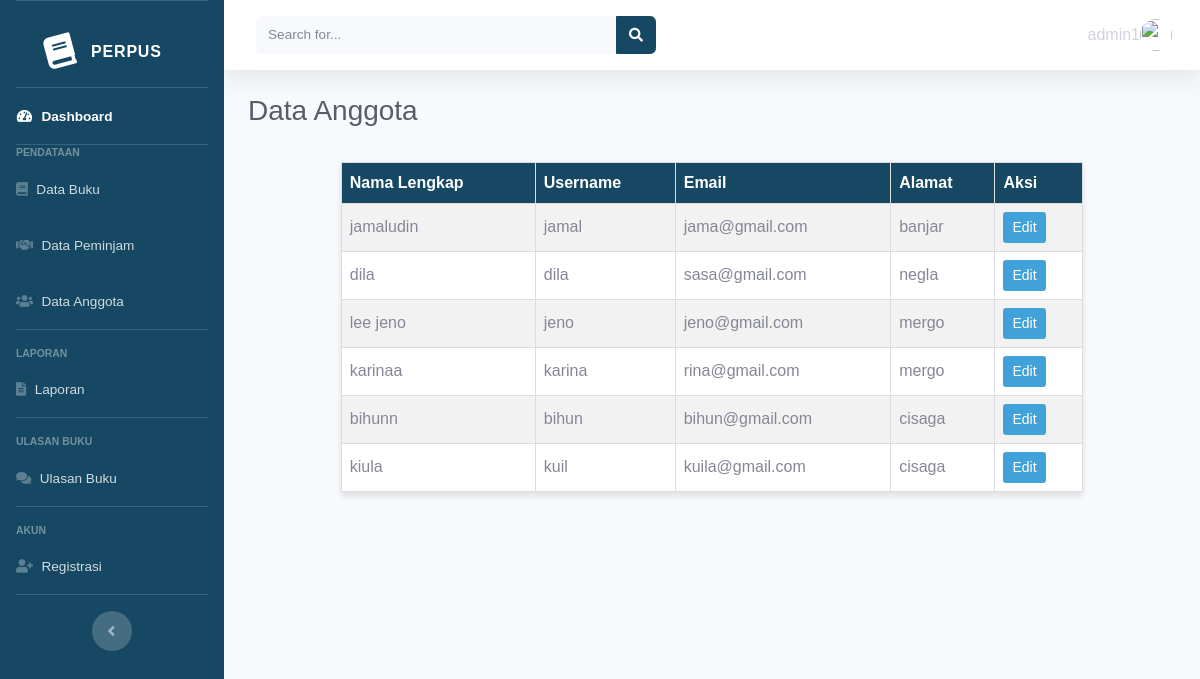
/admin/index_data_anggota.php (signed in), run on the app's committed database.
### tables this page shows
CREATE TABLE `user` (
  `user_id` int(11) NOT NULL,
  `perpus_id` int(11) NOT NULL,
  `username` varchar(50) NOT NULL,
  `password` varchar(255) NOT NULL,
  `email` varchar(50) NOT NULL,
  `nama_lengkap` varchar(50) NOT NULL,
  `no_hp` varchar(50) NOT NULL,
  `alamat` varchar(50) NOT NULL,
  `role` varchar(50) NOT NULL,
  `created_at` timestamp NOT NULL DEFAULT current_timestamp() ON UPDATE current_timestamp()
);

### admin/index_data_anggota.php (the view, shortened to what this page needs)
<?php
include('koneksi.php');
$role = $_SESSION['role'];
$sql = "SELECT * FROM user WHERE role = 'peminjam'";
$result = mysqli_query($conn, $sql);
?>
<!DOCTYPE html>
<html lang="en">
<head>
    <link href="../dashboard/vendor/fontawesome-free/css/all.min.css" rel="stylesheet" type="text/css">
    <link href="../dashboard/css/sb-admin-2.min.css" rel="stylesheet">
</head>
<body id="page-top">
    <div id="wrapper">
        <ul class="navbar-nav bg-gradient-primary sidebar sidebar-dark accordion" id="accordionSidebar">
            <a class="sidebar-brand d-flex align-items-center justify-content-center" href="index.html">
                <div class="sidebar-brand-icon rotate-n-15">
                    <i class="fas fa-book"></i>
                </div>
                <div class="sidebar-brand-text mx-3">Perpus</div>
            </a>
            <hr class="sidebar-divider my-0">
            <li class="nav-item active">
                <a class="nav-link" href="home.php">
                    <i class="fas fa-fw fa-tachometer-alt"></i>
                    <span>Dashboard</span></a>
            </li>
            <?php
            if ($role === "admin") :
            ?>
                <hr class="sidebar-divider my-0">
                <div class="sidebar-heading">
                    Pendataan
                </div>
                <li class="nav-item">
                    <a class="nav-link" href="index_data_buku.php">
                        <i class="fas fa-book"></i>
                        <span>Data Buku</span></a>
                </li>
                <li class="nav-item">
                    <a class="nav-link" href="index_peminjam.php">
                        <i class="fas fa-handshake"></i>
                        <span>Data Peminjam</span></a>
                </li>
                <li class="nav-item">
                    <a class="nav-link" href="index_data_anggota.php">
                        <i class="fas fa-users"></i>
                        <span>Data Anggota</span>
                    </a>
                </li>
                <hr class="sidebar-divider">
                <div class="sidebar-heading">
                    Laporan
                </div>
                <li class="nav-item">
                    <a class="nav-link" href="index_laporan.php">
                        <i class="fas fa-file-alt"></i>
                        <span>Laporan</span></a>
                </li>
                <hr class="sidebar-divider">
                <div class="sidebar-heading">
                    Ulasan Buku
                </div>
                <li class="nav-item">
                    <a class="nav-link" href="index_ulasan_buku.php">
                        <i class="fas fa-comments"></i>
                        <span>Ulasan Buku</span></a>
                </li>
                <hr class="sidebar-divider">
                <div class="sidebar-heading">
                    Akun
                </div>
                <li class="nav-item">
                    <a class="nav-link" href="index_register.php">
                        <i class="fas fa-user-plus"></i>
                        <span>Registrasi</span>
                    </a>
                </li>
                <hr class="sidebar-divider d-none d-md-block">
            <?php endif ?>
            <div class="text-center d-none d-md-inline">
                <button class="rounded-circle border-0" id="sidebarToggle"></button>
            </div>
        </ul>
        <div id="content-wrapper" class="d-flex flex-column">
            <div id="content">
                <nav class="navbar navbar-expand navbar-light bg-white topbar mb-4 static-top shadow">
                    <form class="d-none d-sm-inline-block form-inline mr-auto ml-md-3 my-2 my-md-0 mw-100 navbar-search">
                        <div class="input-group">
                            <input id="searchInput" type="text" class="form-control bg-light border-0 small" placeholder="Search for..." aria-label="Search" aria-describedby="basic-addon2">
                            <div class="input-group-append">
                                <button class="btn btn-primary1" type="button">
                                    <i class="fas fa-search fa-sm"></i>
                                </button>
                            </div>
                        </div>
                    </form>
                    <ul class="navbar-nav ml-auto">
                        <li class="nav-item dropdown no-arrow">
                            <a class="nav-link dropdown-toggle" href="#" id="userDropdown" role="button" data-toggle="dropdown" aria-haspopup="true" aria-expanded="false">
                            <?php
                                if (isset($_SESSION['username'])) {
                                    echo $_SESSION['username'];
                                } else {
                                    echo "Pengguna";
                                }
                                ?>                                <img class="img-profile rounded-circle" src="https://source.unsplash.com/QAB-WJcbgJk/60x60">
                            </a>
                        </li>
                    </ul>
                </nav>
                <div class="container-fluid">
                    <div class="d-sm-flex align-items-center justify-content-between mb-4">
                        <h2 class=" searchable h3 mb-0 text-gray-800">Data Anggota</h2>
                    </div>
                    <div class="row">
                        <div class="col-xl-12 col-md-6 mb-4">
                            <?php
                            echo "<table border='1'>
                                <tr>
                                    <th>Nama Lengkap</th>
                                    <th>Username</th>
                                    <th>Email</th>
                                    <th>Alamat</th>
                                    <th>Aksi</th>
                                </tr>";
                            while ($row = mysqli_fetch_assoc($result)) {
                                echo "<tr>";
                                echo "<td>" . (isset($row['nama_lengkap']) ? $row['nama_lengkap'] : '') . "</td>";
                                echo "<td>" . (isset($row['username']) ? $row['username'] : '') . "</td>";
                                echo "<td>" . (isset($row['email']) ? $row['email'] : '') . "</td>";
                                echo "<td>" . (isset($row['alamat']) ? $row['alamat'] : '') . "</td>";
                                echo "<td>";
                                echo "<button class='btn btn-primary3 btn-sm' onclick=\"window.location.href='../edit/edit_data_anggota.php?user_id=" . (isset($row['user_id']) ? $row['user_id'] : '') . "'\">Edit</button>";
                                echo "</td>";
                                echo "</tr>";
                            }
                            echo "</table>"
                            ?>
                        </div>
                    </div>
                </div>
            </div>
        </div>
    </div>
</body>
</html>

### admin/index_data_anggota.php (style rules this page uses)
.bg-gradient-primary { background-color: #164863; background-image: linear-gradient(180deg, #164863 10%, #164863 100%); background-size: cover; }
.sidebar { background-color: #164863; }
.btn-primary1 { background-color: #164863; border-color: #164863; transition: background-color 0.3s ease; color: #ffffff; }
.nav-link { display: flex; align-items: center; }
.nav-link i { margin-right: 10px; }
body { font-family: Arial, sans-serif; background-color: #f8f9fa; margin: 0; }
h2 { color: #164863; }
table { border-collapse: collapse; width: 80%; margin: 10px auto; background-color: #fff; box-shadow: 0 4px 6px rgba(0, 0, 0, 0.1); }
th, td { border: 1px solid #ddd; padding: 8px; text-align: left; }
th { background-color: #164863; color: #fff; }
tr:nth-child(even) { background-color: #f2f2f2; }
a { text-decoration: none; color: inherit; }
.btn-primary3 { background-color: #40A2D8; color: #fff; }

### data on the page
user: nama_lengkap "jamaludin", username "jamal", email "jama@gmail.com", alamat "banjar"
user: nama_lengkap "dila", username "dila", email "sasa@gmail.com", alamat "negla"
user: nama_lengkap "lee jeno", username "jeno", email "jeno@gmail.com", alamat "mergo"
user: nama_lengkap "karinaa", username "karina", email "rina@gmail.com", alamat "mergo"
user: nama_lengkap "bihunn", username "bihun", email "bihun@gmail.com", alamat "cisaga"
user: nama_lengkap "kiula", username "kuil", email "kuila@gmail.com", alamat "cisaga"

### other printed values
$_SESSION['username'] "admin1"
